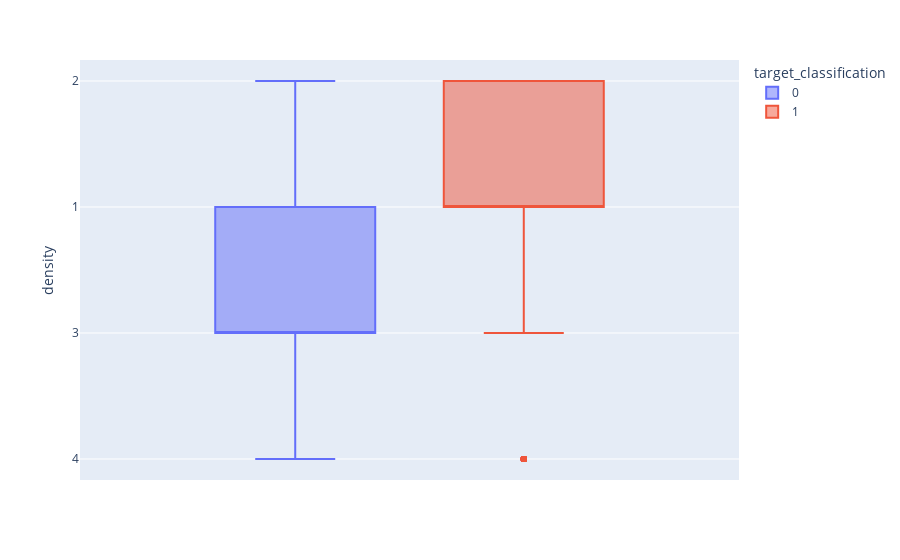

The notebook cell saved with this chart:
### Code cell
fig = px.box(df_DenseNet, y='density', height=500, color='target_classification').update_layout(template='plotly')
fig.show()

### Figure 1 — Plotly figure (JSON) as saved in the notebook; plotly's stock layout.template omitted (floating-point values rounded to 4 significant figures; data arrays with more than 128 entries replaced by an {"elided": "..."} marker saying what was removed)
{"data": [{"alignmentgroup": "True", "hovertemplate": "target_classification=0<br>density=%{y}<extra></extra>", "legendgroup": "0", "marker": {"color": "#636efa"}, "name": "0", "notched": false, "offsetgroup": "0", "orientation": "v", "showlegend": true, "type": "box", "x0": " ", "xaxis": "x", "y": {"elided": "2590 str values"}, "y0": " ", "yaxis": "y"}, {"alignmentgroup": "True", "hovertemplate": "target_classification=1<br>density=%{y}<extra></extra>", "legendgroup": "1", "marker": {"color": "#EF553B"}, "name": "1", "notched": false, "offsetgroup": "1", "orientation": "v", "showlegend": true, "type": "box", "x0": " ", "xaxis": "x", "y": {"elided": "5254 str values"}, "y0": " ", "yaxis": "y"}], "layout": {"autosize": true, "boxmode": "group", "legend": {"title": {"text": "target_classification"}, "tracegroupgap": 0}, "margin": {"t": 60}, "xaxis": {"anchor": "y", "autorange": true, "domain": [0, 1], "range": [-0.504, 0.504], "type": "category"}, "yaxis": {"anchor": "x", "autorange": true, "domain": [0, 1], "range": [-0.1667, 3.167], "title": {"text": "density"}, "type": "category"}}}
